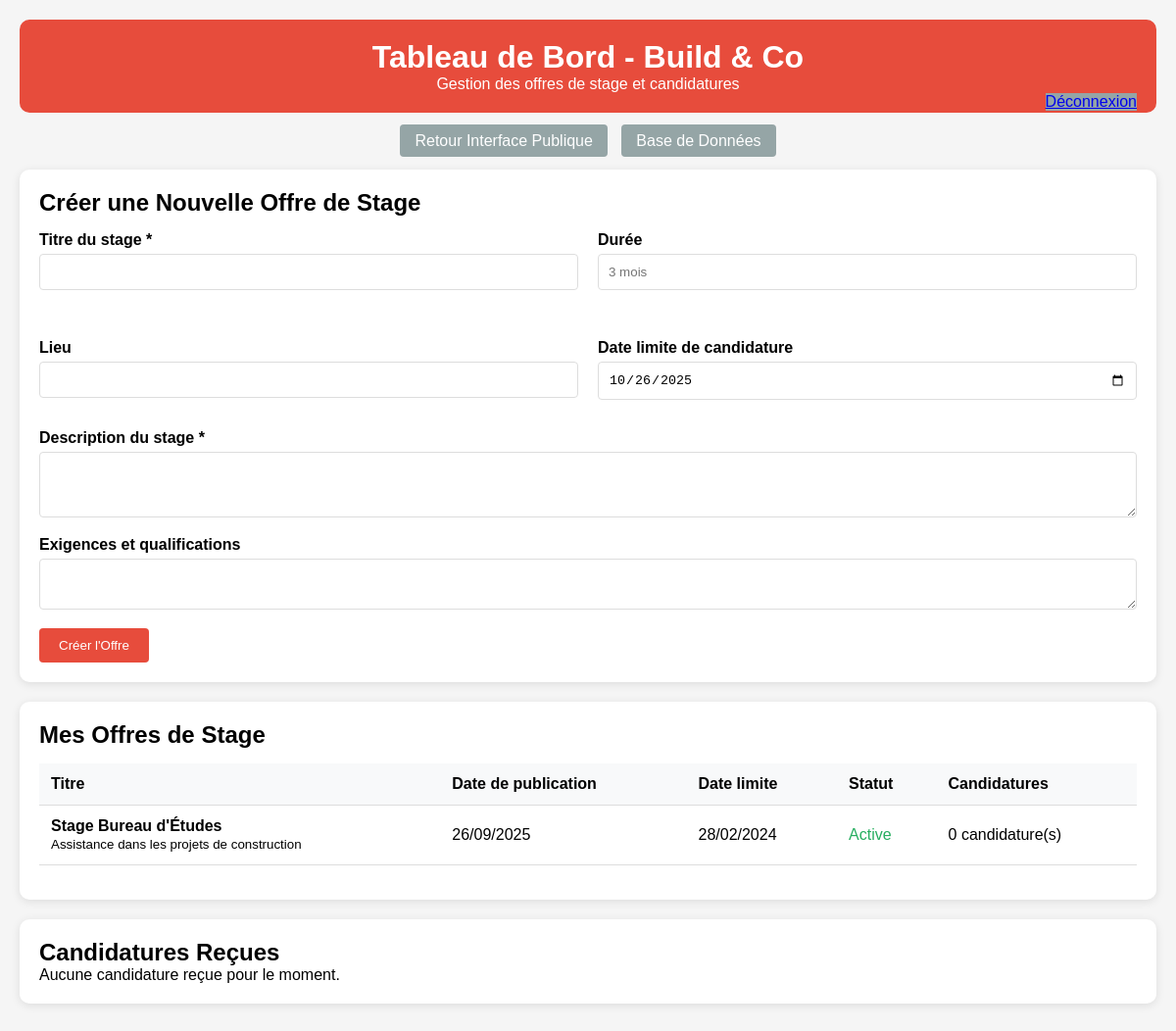
/company_dashboard.php (signed in), run on the app's committed database.
### tables this page shows
CREATE TABLE IF NOT EXISTS internship_offers (
    id INT AUTO_INCREMENT PRIMARY KEY,
    company_id INT NOT NULL,
    title VARCHAR(200) NOT NULL,
    description TEXT NOT NULL,
    requirements TEXT,
    duration VARCHAR(50) DEFAULT '3 mois',
    location VARCHAR(100),
    posted_date DATE DEFAULT (CURRENT_DATE),
    deadline DATE,
    status ENUM('active', 'closed') DEFAULT 'active',
    FOREIGN KEY (company_id) REFERENCES companies(id) ON DELETE CASCADE
);

### db_config.php (called while the page is built, shortened)
<?php
class Database {
    private $host = 'localhost';
    private $username = 'root';
    private $password = '';
    private $database = 'ensa_students';
    private $conn;
    public function __construct() {
        try {
            $this->conn = new PDO(
                "mysql:host={$this->host};dbname={$this->database};charset=utf8",
                $this->username,
                $this->password,
                [PDO::ATTR_ERRMODE => PDO::ERRMODE_EXCEPTION]
            );
        } catch(PDOException $e) {
            die("Database Error: " . $e->getMessage());
        }
    }
    public function getCompanyOffers($company_id) {
        $stmt = $this->conn->prepare("SELECT * FROM internship_offers WHERE company_id = ? ORDER BY posted_date DESC");
        $stmt->execute([$company_id]);
        return $stmt->fetchAll(PDO::FETCH_ASSOC);
    }
    public function getCompanyApplications($company_id) {
        $stmt = $this->conn->prepare("
            SELECT a.*, s.nom, s.prenom, s.email, s.telephone, s.filiere, s.annee,
                   o.title as offer_title, s.modules, s.projets_realises, s.langues
            FROM applications a
            JOIN students s ON a.student_id = s.id
            JOIN internship_offers o ON a.offer_id = o.id
            WHERE o.company_id = ?
            ORDER BY a.application_date DESC
        ");
        $stmt->execute([$company_id]);
        return $stmt->fetchAll(PDO::FETCH_ASSOC);
    }
}
?>

### company_dashboard.php (the view, shortened to what this page needs)
<?php
require_once 'db_config.php';
$db = new Database();
$company_id = $_SESSION['company_id'];
$company_name = $_SESSION['company_name'];
$offers = $db->getCompanyOffers($company_id);
$applications = $db->getCompanyApplications($company_id);
?>
<!DOCTYPE html>
<html lang="fr">
<head>
</head>
<body>
    <div class="container">
        <div class="header">
            <h1>Tableau de Bord - <?= htmlspecialchars($company_name) ?></h1>
            <p>Gestion des offres de stage et candidatures</p>
            <a href="company_login.php" class="logout" onclick="<?php session_destroy(); ?>">Déconnexion</a>
        </div>
        <div class="nav-links">
            <a href="company_login.php">Retour Interface Publique</a>
            <a href="part3_facultative.php">Base de Données</a>
        </div>
        <div class="section">
            <h2>Créer une Nouvelle Offre de Stage</h2>
            <form method="POST">
                <div style="display: grid; grid-template-columns: 1fr 1fr; gap: 20px;">
                    <div class="form-group">
                        <label>Titre du stage *</label>
                        <input type="text" name="title" required>
                    </div>
                    <div class="form-group">
                        <label>Durée</label>
                        <input type="text" name="duration" placeholder="3 mois">
                    </div>
                    <div class="form-group">
                        <label>Lieu</label>
                        <input type="text" name="location">
                    </div>
                    <div class="form-group">
                        <label>Date limite de candidature</label>
                        <input type="date" name="deadline" value="<?= date('Y-m-d', strtotime('+1 month')) ?>">
                    </div>
                </div>
                <div class="form-group">
                    <label>Description du stage *</label>
                    <textarea name="description" rows="3" required></textarea>
                </div>
                <div class="form-group">
                    <label>Exigences et qualifications</label>
                    <textarea name="requirements" rows="2"></textarea>
                </div>
                <button type="submit" name="add_offer">Créer l'Offre</button>
            </form>
        </div>
        <div class="section">
            <h2>Mes Offres de Stage</h2>
            <?php if (count($offers) > 0): ?>
                <table>
                    <tr>
                        <th>Titre</th>
                        <th>Date de publication</th>
                        <th>Date limite</th>
                        <th>Statut</th>
                        <th>Candidatures</th>
                    </tr>
                    <?php foreach ($offers as $offer): ?>
                        <tr>
                            <td><strong><?= htmlspecialchars($offer['title']) ?></strong><br>
                                <small><?= htmlspecialchars($offer['description']) ?></small></td>
                            <td><?= date('d/m/Y', strtotime($offer['posted_date'])) ?></td>
                            <td><?= date('d/m/Y', strtotime($offer['deadline'])) ?></td>
                            <td>
                                <span style="color: <?= $offer['status'] === 'active' ? '#27ae60' : '#e74c3c' ?>">
                                    <?= $offer['status'] === 'active' ? 'Active' : 'Fermée' ?>
                                </span>
                            </td>
                            <td>
                                <?php
                                $count = 0;
                                echo $count . ' candidature(s)';
                                ?>
                            </td>
                        </tr>
                    <?php endforeach; ?>
                </table>
            <?php else: ?>
                <p>Aucune offre publiée pour le moment.</p>
            <?php endif; ?>
        </div>
        <div class="section">
            <h2>Candidatures Reçues</h2>
            <?php if (count($applications) > 0): ?>
                <?php foreach ($applications as $app): ?>
                    <div class="card status-<?= $app['status'] ?>">
                        <div style="display: grid; grid-template-columns: 2fr 1fr; gap: 20px;">
                            <div>
                                <h3><?= htmlspecialchars($app['prenom'] . ' ' . $app['nom']) ?></h3>
                                <p><strong>Offre:</strong> <?= htmlspecialchars($app['offer_title']) ?></p>
                                <p><strong>Email:</strong> <?= htmlspecialchars($app['email']) ?></p>
                                <p><strong>Téléphone:</strong> <?= htmlspecialchars($app['telephone']) ?></p>
                                <p><strong>Filière:</strong> <?= htmlspecialchars($app['filiere']) ?> - <?= htmlspecialchars($app['annee']) ?>ème année</p>
                                <p><strong>Compétences:</strong> <?= htmlspecialchars($app['modules']) ?></p>
                                <div style="margin: 15px 0; padding: 10px; background: #f8f9fa; border-radius: 4px;">
                                    <strong>Lettre de motivation:</strong><br>
                                    <?= nl2br(htmlspecialchars($app['cover_letter'])) ?>
                                </div>
                                <?php if (!empty($app['company_notes'])): ?>
                                    <div style="margin: 10px 0; padding: 10px; background: #e8f4f8; border-radius: 4px;">
                                        <strong>Notes internes:</strong><br>
                                        <?= nl2br(htmlspecialchars($app['company_notes'])) ?>
                                    </div>
                                <?php endif; ?>
                            </div>
                            <div>
                                <p><strong>Date de candidature:</strong><br><?= date('d/m/Y', strtotime($app['application_date'])) ?></p>
                                <p><strong>Statut actuel:</strong><br>
                                    <span style="color: <?= $app['status'] === 'pending' ? '#f39c12' : ($app['status'] === 'accepted' ? '#27ae60' : '#e74c3c') ?>">
                                        <?= $app['status'] === 'pending' ? 'En attente' : ($app['status'] === 'accepted' ? 'Acceptée' : 'Refusée') ?>
                                    </span>
                                </p>
                                <form method="POST" style="margin-top: 15px;">
                                    <input type="hidden" name="app_id" value="<?= $app['id'] ?>">
                                    <div class="form-group">
                                        <label>Nouveau statut:</label>
                                        <select name="status" required>
                                            <option value="pending" <?= $app['status'] === 'pending' ? 'selected' : '' ?>>En attente</option>
                                            <option value="accepted" <?= $app['status'] === 'accepted' ? 'selected' : '' ?>>Accepter</option>
                                            <option value="rejected" <?= $app['status'] === 'rejected' ? 'selected' : '' ?>>Refuser</option>
                                        </select>
                                    </div>
                                    <div class="form-group">
                                        <label>Notes (optionnel):</label>
                                        <textarea name="notes" rows="2" placeholder="Commentaires internes..."><?= htmlspecialchars($app['company_notes']) ?></textarea>
                                    </div>
                                    <button type="submit" name="update_status" class="btn-success">Mettre à jour</button>
                                </form>
                            </div>
                        </div>
                    </div>
                <?php endforeach; ?>
            <?php else: ?>
                <p>Aucune candidature reçue pour le moment.</p>
            <?php endif; ?>
        </div>
    </div>
</body>
</html>

### company_dashboard.php (style rules this page uses)
* { margin: 0; padding: 0; box-sizing: border-box; }
body { font-family: Arial, sans-serif; background: #f5f5f5; }
.container { max-width: 1200px; margin: 0 auto; padding: 20px; }
.header { background: #e74c3c; color: white; padding: 20px; text-align: center; border-radius: 10px; margin-bottom: 20px; }
.section { background: white; padding: 20px; margin: 20px 0; border-radius: 10px; box-shadow: 0 2px 10px rgba(0,0,0,0.1); }
.form-group { margin: 15px 0; }
label { display: block; font-weight: bold; margin-bottom: 5px; }
input, textarea, select { width: 100%; padding: 10px; border: 1px solid #ddd; border-radius: 4px; }
button { background: #e74c3c; color: white; border: none; padding: 10px 20px; border-radius: 4px; cursor: pointer; }
.nav-links { text-align: center; margin: 20px 0; }
.nav-links a { background: #95a5a6; color: white; padding: 8px 15px; text-decoration: none; border-radius: 4px; margin: 0 5px; }
.logout { background: #95a5a6; float: right; }
table { width: 100%; border-collapse: collapse; margin: 15px 0; }
th, td { padding: 12px; text-align: left; border-bottom: 1px solid #ddd; }
th { background: #f8f9fa; font-weight: bold; }

### data on the page
internship_offers: title "Stage Bureau d'Études", description "Assistance dans les projets de construction", posted_date "26/09/2025", deadline "28/02/2024", status "Active", count "0"

### other printed values
$company_name "Build & Co"
